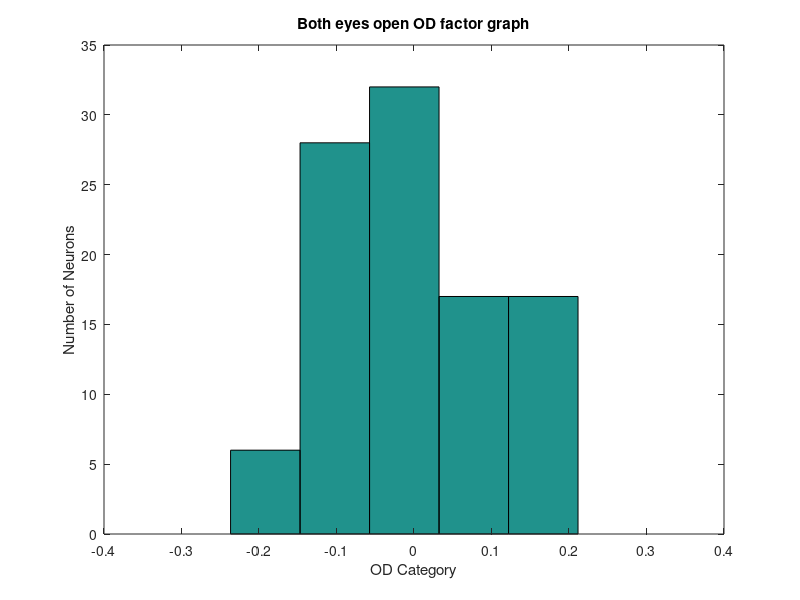
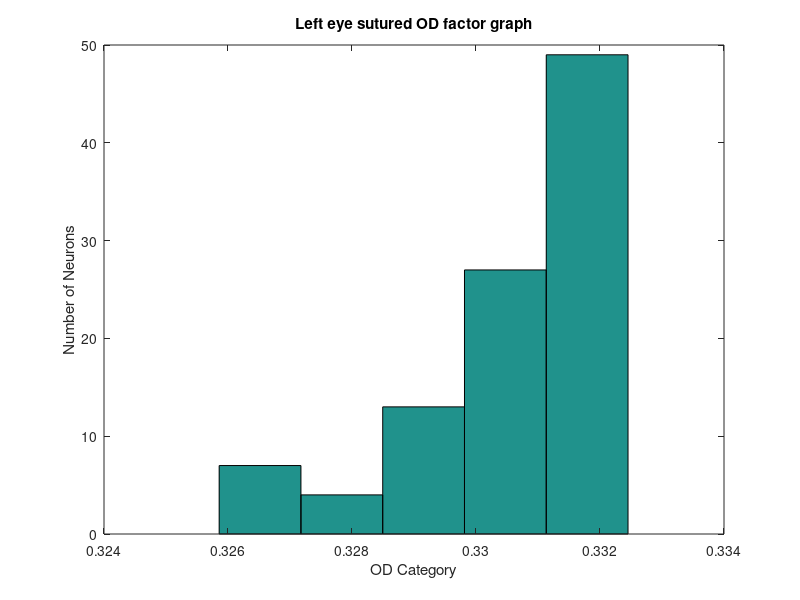
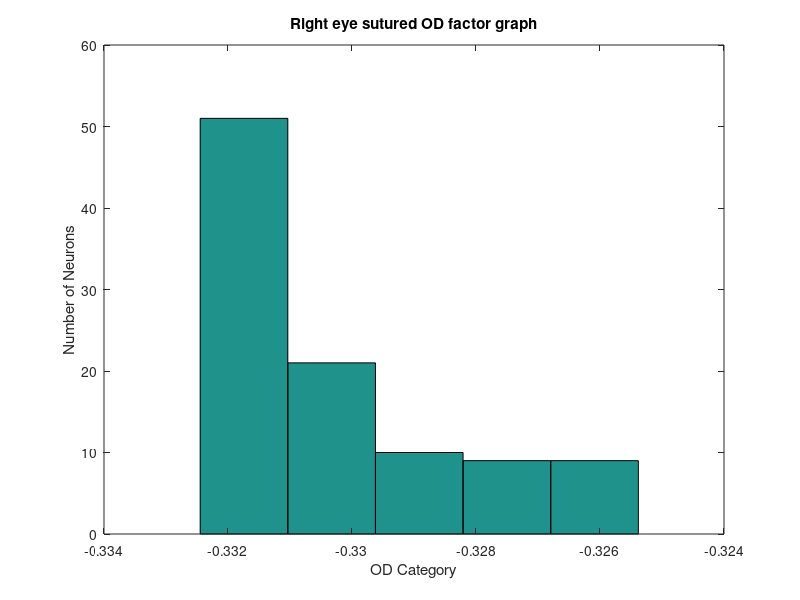

Recreate these plots in MATLAB, in order.
function [  ] = zdestefa_midtermProb1(  )

%{
This is my code for problem 1.
We had neurons for the left and right eye and each neuron
    was connected to 100 v1 neurons
The strength of these neurons was initialized to be random numbers 
    and then we used the Hebbian plasticity rule to update the strengths
    depending on what the input of the neurons was

To simulate the firings, I used a mean firing rate network heavily inspired
    by jk_hw3_miniNet.m 
To update the weights due to plasticity, the plasiticty rule used was 
    the Hebbian rule in slide 16 of the 10-20 lecture notes. 
    I used this one so that there is some
    normalization done.

I decided that the input if the eyes are open would be a constant value and
    0 if the eyes are closed. This is because the kitten will be always be
    looking at something when the eye is open so it makes sense that there
    would be a constant input value. 
Also, by making sure open eyes have a constant value and closed eyes have a
    value of 0, the difference in OD factors will become more pronounced
    than if open eyes had random input values. 
%}


%{
As an initial case, both kitten's eyes are open, so it gets an equal stream of
    input from both eyes.
%}
inputRight = 1;
inputLeft = 1;

%this runs the model and obtains the OD factors
odFactor = getODfactors(inputRight,inputLeft);

%{
This is the OD factor graph for when the kitten has both eyes open.
It should be a relatively uniform histogram.
%}
figure
hist(odFactor,5);
title('Both eyes open OD factor graph');
ylabel('Number of Neurons');
xlabel('OD Category');

%{
The left eye is sutured shut, so its input is 0 while the right eye
    has a constant stream of input of 1
%}
inputRight = 1;
inputLeft = 0;

odFactor = getODfactors(inputRight,inputLeft);

%{
This is the OD factor graph for when the kitten has both eyes open.
Most of the values should be on the right side since the left
    eye was sutured shut
%}
figure
hist(odFactor,5);
title('Left eye sutured OD factor graph');
ylabel('Number of Neurons');
xlabel('OD Category');

%{
The right eye is sutured shut, so its input is 0 while the left eye
    has a constant stream of input of 1
%}
inputRight = 0;
inputLeft = 1;

odFactor = getODfactors(inputRight,inputLeft);

%{
This is the OD factor graph for when the kitten has both eyes open.
Most of the values should be on the left side since the right
    eye was sutured shut
%}
figure
hist(odFactor,5);
title('Right eye sutured OD factor graph');
ylabel('Number of Neurons');
xlabel('OD Category');

function [ odFactor ] = getODfactors( inputRight,inputLeft )

%This runs the model for problem 1

%number of time steps
T=100;

%number of V1 neurons
numV1=100;

%{
This will be used to keep track of the weights of the connections
    from the right/left neuron to all the V1 neurons
%}
v1weightsR = zeros(T+1,numV1); 
v1weightsL = zeros(T+1,numV1); 

%gain used when calculating the sigmoid response
GAIN=0.03;

%{
This initializes all the synaptic connection strengths to uniformly
    distributed random values between 0 and 50;
%}
maxWeight=50;
v1weightsR(1,:) = rand(1,numV1)*maxWeight;
v1weightsL(1,:) = rand(1,numV1)*maxWeight;

TAUW = 0.3; %learning rate in the Hebbian plasticity model

%factors used when calculating change in weights according
%   to the Hebb rule
avgInput = mean([inputRight inputLeft]);
inputRFactor = (inputRight-avgInput)/TAUW;
inputLFactor = (inputLeft-avgInput)/TAUW;

%keeps track of OD factor for each of the V1 neurons
odFactor = zeros(1,numV1);

for t = 1:T %go through each time step
    
   for i = 1:numV1 %go through each V1 neuron
       
       %weights from right and left eye for this v1 neuron
       rightWeight = v1weightsR(t,i);
       leftWeight = v1weightsL(t,i);
       
       %response from right and left eye neuron going into this v1 neuron
       rightResponse = rightWeight*inputRight;
       leftResponse = leftWeight*inputLeft;
       
       %total input into the synapse
       synIn =  rightResponse+leftResponse;
       
       %calculates the occular dominance factor
       RER = sigmoidN(rightResponse,GAIN);
       LER = sigmoidN(leftResponse,GAIN);
       odFactor(i) = (RER-LER)/(RER+LER);
       
       %calculates the output of the v1 neuron
       output = sigmoidN(synIn,GAIN);
       
       %I use the Hebbian plasticity rule
       %    to update the weights of the connection from the 
       %    right and left eye to this neuron
       deltaWeightR = output*inputRFactor;
       deltaWeightL = output*inputLFactor;
       v1weightsR(t+1,i) = rightWeight + deltaWeightR;
       v1weightsL(t+1,i) = leftWeight + deltaWeightL;
   end
end

end

% Sigmoid Activation
%   Input:  I - synaptic input
%           g - gain
%   Output: firing rate of sigmoid function
function r = sigmoidN (I, g) 
r = 1/(1+exp(-g*I));
end


end

